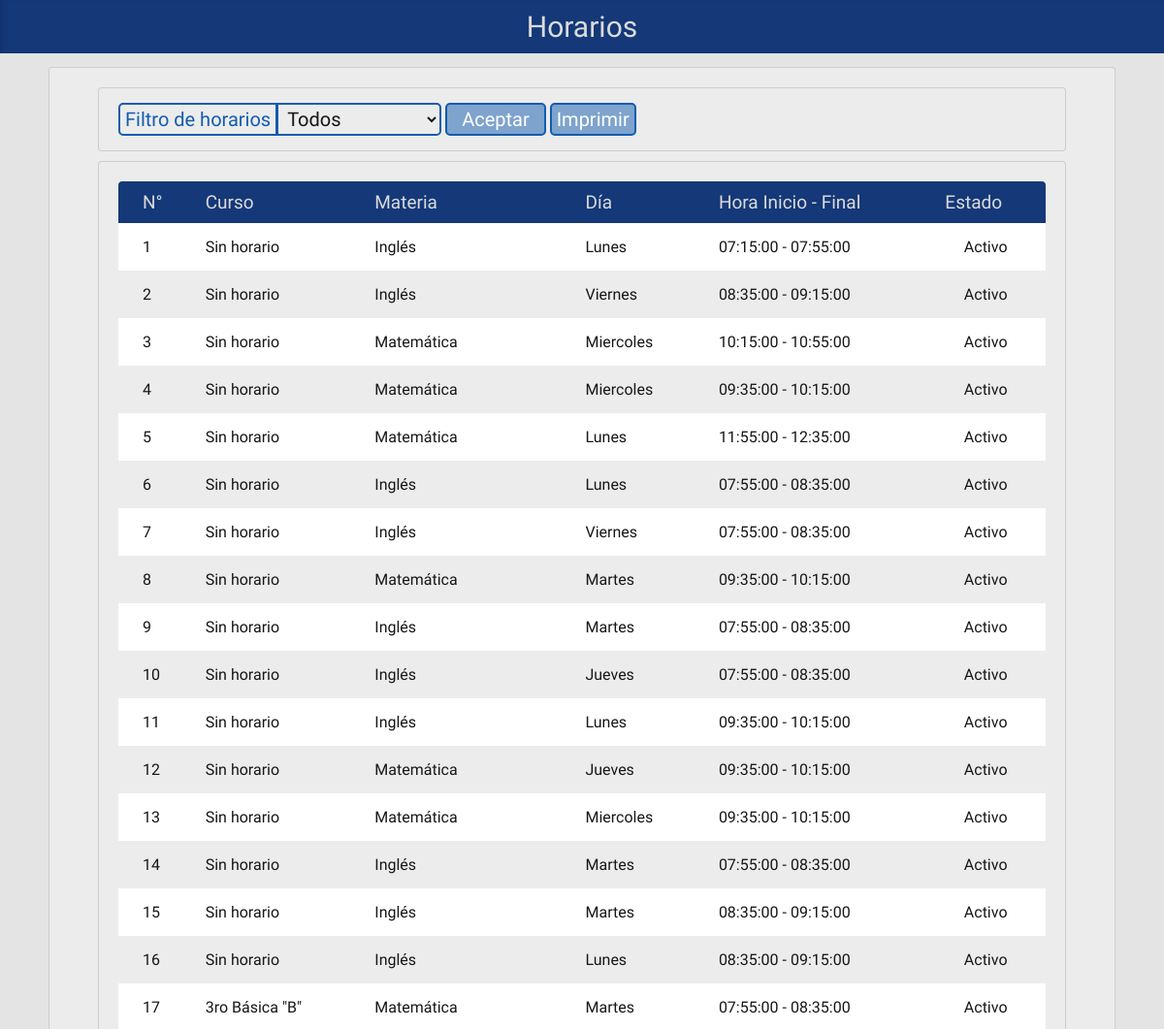
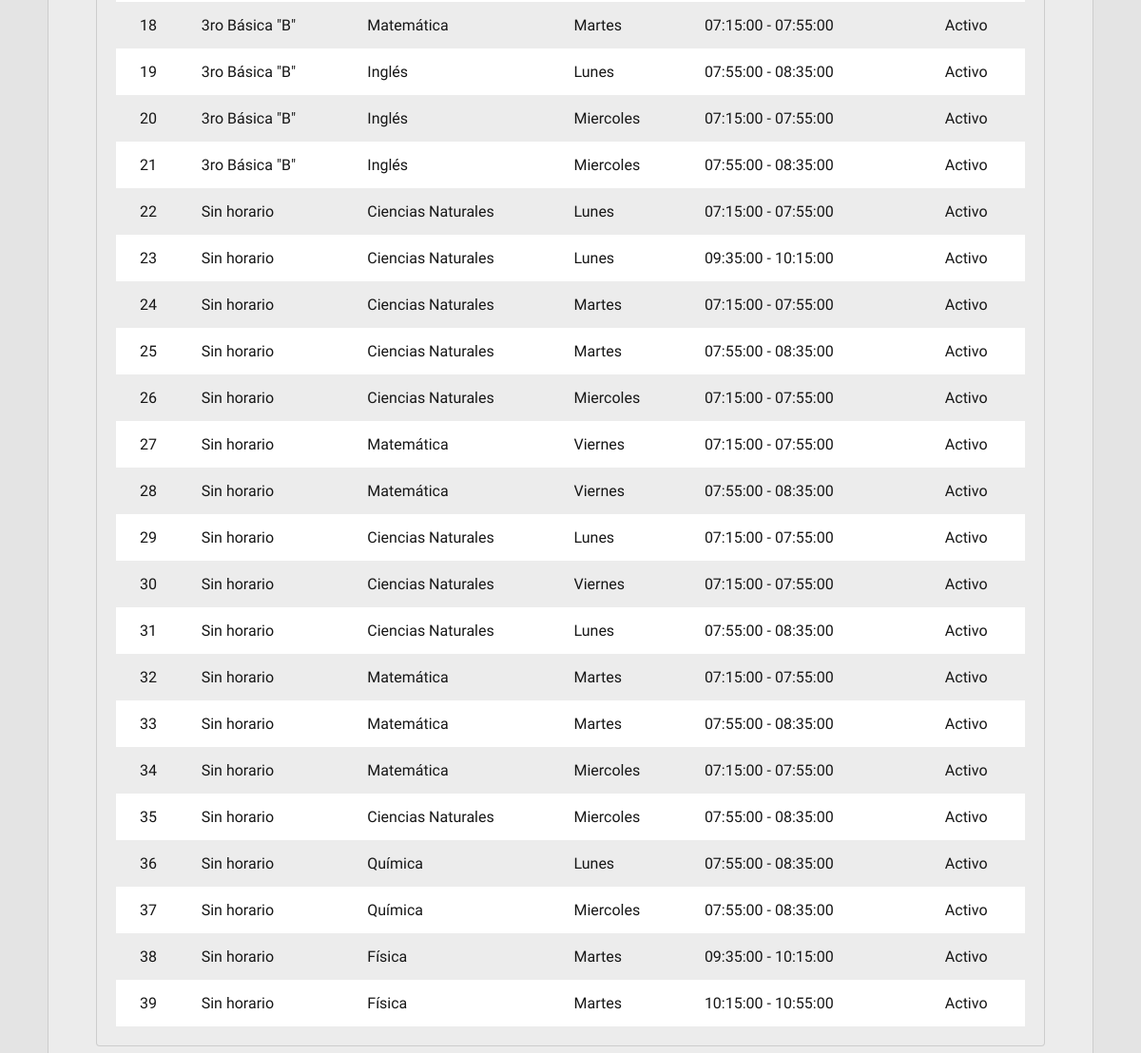
/proyecto/php/solicitar_horario.php (signed in), run on the app's committed database (2 pictures, top to bottom).
### tables this page shows
CREATE TABLE `horarios_materias` (
  `HMA_CODIGO` int(4) NOT NULL,
  `HOR_CODIGO` int(2) NOT NULL,
  `MAT_CODIGO` int(2) NOT NULL,
  `DIA_CODIGO` int(1) NOT NULL,
  `HMA_HORAINICIO` time NOT NULL,
  `HMA_HORAFIN` time NOT NULL,
  `HMA_ESTADO` int(1) NOT NULL DEFAULT '1'
);

CREATE TABLE `horarios` (
  `HOR_CODIGO` int(2) NOT NULL,
  `SUP_CODIGO` int(2) NOT NULL,
  `HOR_ALECTIVO` varchar(9) NOT NULL,
  `HOR_ESTADO` int(1) NOT NULL DEFAULT '1'
);

CREATE TABLE `materias` (
  `MAT_CODIGO` int(2) NOT NULL,
  `DOC_CODIGO` int(2) DEFAULT NULL,
  `MAT_NOMBRE` varchar(35) NOT NULL,
  `MAT_AREA` varchar(30) NOT NULL,
  `MAT_CARGAHORARIA` int(2) NOT NULL,
  `NIV_CODIGO` int(2) NOT NULL,
  `MAT_ESTADO` int(1) NOT NULL DEFAULT '1'
);

CREATE TABLE `dias` (
  `DIA_CODIGO` int(1) NOT NULL,
  `DIA_NOMBRE` varchar(25) NOT NULL,
  `DIA_ESTADO` int(1) NOT NULL DEFAULT '1'
);

CREATE TABLE `paralelo` (
  `AUL_CODIGO` int(2) NOT NULL,
  `HOR_CODIGO` int(2) DEFAULT NULL,
  `AUL_NOMBRE` varchar(30) NOT NULL,
  `AUL_CURSO` varchar(20) NOT NULL,
  `NIV_CODIGO` int(2) DEFAULT NULL,
  `AUL_ESTADO` int(1) NOT NULL DEFAULT '1'
);

### proyecto/php/solicitar_horario.php (the view, shortened to what this page needs)
<!doctype html>
<html>
<head>
	<link href="../css/estiloMostrar.css" rel="stylesheet" type="text/css">
	<link rel="stylesheet" href="https://use.fontawesome.com/releases/v5.8.1/css/all.css">
</head>
<body>
<div class="contenedor">
	<div class="cabeza">Horarios</div>
	<?php
	$conn = new mysqli( "localhost", "admin", "admin", "horarios" );
	$result = mysqli_query( $conn, "Select * From horarios_materias o, horarios h, dias d, materias m, paralelo p Where o.HOR_CODIGO = h.HOR_CODIGO and o.DIA_CODIGO = D.DIA_CODIGO and o.MAT_CODIGO = m.MAT_CODIGO and p.HOR_CODIGO = h.HOR_CODIGO");
	?>
	<div class="cuerpo">
	<div class="opciones">
		<div class="bloque"><form id="form1" name="form1" method="post" action="#">
			<label class="filtro" for="select">Filtro de horarios</label>
			<select name="estado" class="filtro">
				<option value="Todos" selected>Todos</option>
			</select>
			<input type="submit" value="Aceptar">
			<a href="../impresion/final/index.php"><input type="button" value="Imprimir"></a>
		</form></div>
	</div>
	<div class="cont-tabla">
	<table>
		<thead>
			<tr>
				<th>N°</th>
				<th>Curso</th>
				<th>Materia</th>
				<th>Día</th>
				<th>Hora Inicio - Final</th>
				<th>Estado</th>
			</tr>
		</thead>
		<tbody>
			<?php
			$estado = $_POST[ 'estado' ];
			if ( $estado == 'Todos' ||  $estado == '') {
				$cont = 1;
				while ( $row = mysqli_fetch_array( $result ) ) {
					echo '<tr><td>' . $cont . '</td>';
					if($row['HOR_ESTADO']=='1' && $row['AUL_ESTADO']=='1'){$curso = $row[ "AUL_CURSO" ]. ' "'.  $row[ "AUL_NOMBRE" ] .'" ';}
					else {$curso = "Sin horario";}
					echo '<td>' . $curso . '</td>';
					if($row['MAT_ESTADO']=='1'){$mat = $row['MAT_NOMBRE'];}
					else {$mat = "Ninguno";}
					echo '<td>' .$mat. '</td>';
					echo '<td>' .$row['DIA_NOMBRE']. '</td>';
					if($row['HMA_ESTADO']=='1'){$doc = $row[ "HMA_HORAINICIO" ] . ' - ' . $row[ "HMA_HORAFIN" ];}
					else {$doc = "Ninguno";}
					echo '<td>' .$doc. '</td>';
					if($row['HMA_ESTADO']=='1'){$est = 'Activo';}
					else {$est = "Inactivo";}
					echo '<td>' .$est. '</td></tr>';
					$cont++;
				}
			}
			?>
		</tbody>
	</table>
	</div>
	</div>
</div>
</body>
</html>

### proyecto/css/estiloMostrar.css (style rules this page uses)
:root { --base: rgba(20,56,120,1.00); --base2: rgba(19,92,175,1.00); --base2-semitransp: rgba(19,92,175,0.50); --sec: rgba(204,180,11,1.00); --activo: rgba(27,78,168,1.00); --selec: rgba(21,60,129,1.00); --texto: rgba(219,219,219,1.00); --azul-claro: rgba(19,92,175,1.00); --azul: rgba(24,63,155,1.00); --confirm: rgba(192,91,39,1.00); --elimin: rgba(163,33,35,1.00); --confirm2: rgba(108,39,184,1.00); --confirm-osc: rgba(160,75,32,1.00); --fondo: rgba(228,228,228,1.00); --fondo2: rgba(236,236,236,1.00); }
* { margin: 0; padding: 0; font-family: 'Hind Siliguri', sans-serif; }
body { background-color: var(--fondo); }
.contenedor { display: flex; flex-direction: column; flex-wrap: wrap; justify-content: flex-start; align-items: normal; align-content: stretch; max-width: 100%; }
.cabeza { display: block; text-align: center; background-color: var(--base); color: var(--texto); font-size: 30px; font-weight: 400; padding: 10px 0; width: 100%; box-shadow: inset 6px 0px 9px -8px rgba(10,31,68,0.70); }
.cuerpo { display: flex; flex-direction: column; flex-wrap: wrap; justify-content: flex-start; align-items: normal; align-content: stretch; max-width: 100%; margin: 14px 50px; padding: 10px 40px; border: 1px solid rgba(159,159,159,0.40); border-radius: 4px; background-color: var(--fondo2); }
.cont-tabla { display: block; float: left; max-width: 100%; height: 100%; padding: 20px 20px; margin: 5px 10px 10px; border: 1px solid rgba(159,159,159,0.40); border-radius: 4px; background-color: var(--fondo2); }
.cuerpo > .opciones { display: flex; justify-content: space-between; max-width: 100%; padding: 10px 20px; margin: 10px 10px 5px; border: 1px solid rgba(159,159,159,0.40); border-radius: 4px; background-color: var(--fondo2); }
.opciones { display: flex; justify-content: flex-end; max-width: 100%; padding: 10px 20px; margin: 10px 10px 5px; border: 1px solid rgba(159,159,159,0.40); border-radius: 4px; background-color: var(--fondo2); }
.bloque { display: inline-block; }
.filtro { margin-bottom:20px; }
table { background-color: white; text-align: left; border-collapse: collapse; width: 100%; }
th { font-size: 19px; font-weight: 400; padding: 10px 20px; }
th:first-child { border-radius: 4px 0 0 0; padding: 10px 10px 10px 25px; }
th:last-child { border-radius: 0 4px 0 0; }
td { padding: 15px 20px; font-size: 16px; font-weight: 500; color: rgba(23,23,23,1.00); }
td:first-child { padding: 10px 10px 10px 25px; }
td:last-child { text-align: center; }
thead { background-color: var(--base); color: var(--texto); }
tr:nth-child(even) { background-color: var(--fondo2); }
select.filtro { background: none; color: #161616; border: none; border: solid 2px var(--base2); border-radius: 0 5px 5px 0; margin: 5px 0; padding: 2px 5px; width: 170px; font-size: 20px; transition: all 0.3s; outline: none; }
input::placeholder { background: none; color:rgba(42,42,42,0.44); font-size: 20px; }
label.filtro { font-size: 20px; color: var(--base2); border: none; border: solid 2px var(--base2); padding: 3px 5px; border-radius: 5px 0 0 5px; margin-right: -5px; }
select { background: none; color: #161616; border: none; border: solid 2px var(--base2); border-radius: 5px; margin: 5px 0 15px 0; padding: 2px 5px; width: 98.5%; font-size: 20px; transition: all 0.3s; }
label { font-size: 20px; color: var(--base2); }
[type=button], [type=submit], [type=reset] { background-color: var(--base2-semitransp); border-radius: 5px; border: 2px var(--base2) solid; color: white; padding: 3px 5px; cursor: pointer; transition: all 0.1s; font-size: 20px; text-decoration: none; }
[type=submit], #idcancelar > [type=button] { padding: 3px 15px; }

### data on the page
horarios_materias: HOR_CODIGO.HOR_ESTADO "Sin horario", MAT_CODIGO.MAT_NOMBRE "Inglés", DIA_CODIGO.DIA_NOMBRE "Lunes", doc "07:15:00 - 07:55:00", HMA_ESTADO "Activo"
horarios_materias: HOR_CODIGO.HOR_ESTADO "Sin horario", MAT_CODIGO.MAT_NOMBRE "Inglés", DIA_CODIGO.DIA_NOMBRE "Viernes", doc "08:35:00 - 09:15:00", HMA_ESTADO "Activo"
horarios_materias: HOR_CODIGO.HOR_ESTADO "Sin horario", MAT_CODIGO.MAT_NOMBRE "Matemática", DIA_CODIGO.DIA_NOMBRE "Miercoles", doc "10:15:00 - 10:55:00", HMA_ESTADO "Activo"
horarios_materias: HOR_CODIGO.HOR_ESTADO "Sin horario", MAT_CODIGO.MAT_NOMBRE "Matemática", DIA_CODIGO.DIA_NOMBRE "Miercoles", doc "09:35:00 - 10:15:00", HMA_ESTADO "Activo"
horarios_materias: HOR_CODIGO.HOR_ESTADO "Sin horario", MAT_CODIGO.MAT_NOMBRE "Matemática", DIA_CODIGO.DIA_NOMBRE "Lunes", doc "11:55:00 - 12:35:00", HMA_ESTADO "Activo"
horarios_materias: HOR_CODIGO.HOR_ESTADO "Sin horario", MAT_CODIGO.MAT_NOMBRE "Inglés", DIA_CODIGO.DIA_NOMBRE "Lunes", doc "07:55:00 - 08:35:00", HMA_ESTADO "Activo"
horarios_materias: HOR_CODIGO.HOR_ESTADO "Sin horario", MAT_CODIGO.MAT_NOMBRE "Inglés", DIA_CODIGO.DIA_NOMBRE "Viernes", doc "07:55:00 - 08:35:00", HMA_ESTADO "Activo"
horarios_materias: HOR_CODIGO.HOR_ESTADO "Sin horario", MAT_CODIGO.MAT_NOMBRE "Matemática", DIA_CODIGO.DIA_NOMBRE "Martes", doc "09:35:00 - 10:15:00", HMA_ESTADO "Activo"
horarios_materias: HOR_CODIGO.HOR_ESTADO "Sin horario", MAT_CODIGO.MAT_NOMBRE "Inglés", DIA_CODIGO.DIA_NOMBRE "Martes", doc "07:55:00 - 08:35:00", HMA_ESTADO "Activo"
horarios_materias: HOR_CODIGO.HOR_ESTADO "Sin horario", MAT_CODIGO.MAT_NOMBRE "Inglés", DIA_CODIGO.DIA_NOMBRE "Jueves", doc "07:55:00 - 08:35:00", HMA_ESTADO "Activo"
horarios_materias: HOR_CODIGO.HOR_ESTADO "Sin horario", MAT_CODIGO.MAT_NOMBRE "Inglés", DIA_CODIGO.DIA_NOMBRE "Lunes", doc "09:35:00 - 10:15:00", HMA_ESTADO "Activo"
horarios_materias: HOR_CODIGO.HOR_ESTADO "Sin horario", MAT_CODIGO.MAT_NOMBRE "Matemática", DIA_CODIGO.DIA_NOMBRE "Jueves", doc "09:35:00 - 10:15:00", HMA_ESTADO "Activo"
horarios_materias: HOR_CODIGO.HOR_ESTADO "Sin horario", MAT_CODIGO.MAT_NOMBRE "Matemática", DIA_CODIGO.DIA_NOMBRE "Miercoles", doc "09:35:00 - 10:15:00", HMA_ESTADO "Activo"
horarios_materias: HOR_CODIGO.HOR_ESTADO "Sin horario", MAT_CODIGO.MAT_NOMBRE "Inglés", DIA_CODIGO.DIA_NOMBRE "Martes", doc "07:55:00 - 08:35:00", HMA_ESTADO "Activo"
horarios_materias: HOR_CODIGO.HOR_ESTADO "Sin horario", MAT_CODIGO.MAT_NOMBRE "Inglés", DIA_CODIGO.DIA_NOMBRE "Martes", doc "08:35:00 - 09:15:00", HMA_ESTADO "Activo"
horarios_materias: HOR_CODIGO.HOR_ESTADO "Sin horario", MAT_CODIGO.MAT_NOMBRE "Inglés", DIA_CODIGO.DIA_NOMBRE "Lunes", doc "08:35:00 - 09:15:00", HMA_ESTADO "Activo"
horarios_materias: paralelo.AUL_CURSO+AUL_NOMBRE "3ro Básica \"B\"", MAT_CODIGO.MAT_NOMBRE "Matemática", DIA_CODIGO.DIA_NOMBRE "Martes", doc "07:55:00 - 08:35:00", HMA_ESTADO "Activo"
horarios_materias: paralelo.AUL_CURSO+AUL_NOMBRE "3ro Básica \"B\"", MAT_CODIGO.MAT_NOMBRE "Matemática", DIA_CODIGO.DIA_NOMBRE "Martes", doc "07:15:00 - 07:55:00", HMA_ESTADO "Activo"
horarios_materias: paralelo.AUL_CURSO+AUL_NOMBRE "3ro Básica \"B\"", MAT_CODIGO.MAT_NOMBRE "Inglés", DIA_CODIGO.DIA_NOMBRE "Lunes", doc "07:55:00 - 08:35:00", HMA_ESTADO "Activo"
horarios_materias: paralelo.AUL_CURSO+AUL_NOMBRE "3ro Básica \"B\"", MAT_CODIGO.MAT_NOMBRE "Inglés", DIA_CODIGO.DIA_NOMBRE "Miercoles", doc "07:15:00 - 07:55:00", HMA_ESTADO "Activo"
horarios_materias: paralelo.AUL_CURSO+AUL_NOMBRE "3ro Básica \"B\"", MAT_CODIGO.MAT_NOMBRE "Inglés", DIA_CODIGO.DIA_NOMBRE "Miercoles", doc "07:55:00 - 08:35:00", HMA_ESTADO "Activo"
horarios_materias: HOR_CODIGO.HOR_ESTADO "Sin horario", MAT_CODIGO.MAT_NOMBRE "Ciencias Naturales", DIA_CODIGO.DIA_NOMBRE "Lunes", doc "07:15:00 - 07:55:00", HMA_ESTADO "Activo"
horarios_materias: HOR_CODIGO.HOR_ESTADO "Sin horario", MAT_CODIGO.MAT_NOMBRE "Ciencias Naturales", DIA_CODIGO.DIA_NOMBRE "Lunes", doc "09:35:00 - 10:15:00", HMA_ESTADO "Activo"
horarios_materias: HOR_CODIGO.HOR_ESTADO "Sin horario", MAT_CODIGO.MAT_NOMBRE "Ciencias Naturales", DIA_CODIGO.DIA_NOMBRE "Martes", doc "07:15:00 - 07:55:00", HMA_ESTADO "Activo"
horarios_materias: HOR_CODIGO.HOR_ESTADO "Sin horario", MAT_CODIGO.MAT_NOMBRE "Ciencias Naturales", DIA_CODIGO.DIA_NOMBRE "Martes", doc "07:55:00 - 08:35:00", HMA_ESTADO "Activo"
horarios_materias: HOR_CODIGO.HOR_ESTADO "Sin horario", MAT_CODIGO.MAT_NOMBRE "Ciencias Naturales", DIA_CODIGO.DIA_NOMBRE "Miercoles", doc "07:15:00 - 07:55:00", HMA_ESTADO "Activo"
horarios_materias: HOR_CODIGO.HOR_ESTADO "Sin horario", MAT_CODIGO.MAT_NOMBRE "Matemática", DIA_CODIGO.DIA_NOMBRE "Viernes", doc "07:15:00 - 07:55:00", HMA_ESTADO "Activo"
horarios_materias: HOR_CODIGO.HOR_ESTADO "Sin horario", MAT_CODIGO.MAT_NOMBRE "Matemática", DIA_CODIGO.DIA_NOMBRE "Viernes", doc "07:55:00 - 08:35:00", HMA_ESTADO "Activo"
horarios_materias: HOR_CODIGO.HOR_ESTADO "Sin horario", MAT_CODIGO.MAT_NOMBRE "Ciencias Naturales", DIA_CODIGO.DIA_NOMBRE "Lunes", doc "07:15:00 - 07:55:00", HMA_ESTADO "Activo"
horarios_materias: HOR_CODIGO.HOR_ESTADO "Sin horario", MAT_CODIGO.MAT_NOMBRE "Ciencias Naturales", DIA_CODIGO.DIA_NOMBRE "Viernes", doc "07:15:00 - 07:55:00", HMA_ESTADO "Activo"
horarios_materias: HOR_CODIGO.HOR_ESTADO "Sin horario", MAT_CODIGO.MAT_NOMBRE "Ciencias Naturales", DIA_CODIGO.DIA_NOMBRE "Lunes", doc "07:55:00 - 08:35:00", HMA_ESTADO "Activo"
horarios_materias: HOR_CODIGO.HOR_ESTADO "Sin horario", MAT_CODIGO.MAT_NOMBRE "Matemática", DIA_CODIGO.DIA_NOMBRE "Martes", doc "07:15:00 - 07:55:00", HMA_ESTADO "Activo"
horarios_materias: HOR_CODIGO.HOR_ESTADO "Sin horario", MAT_CODIGO.MAT_NOMBRE "Matemática", DIA_CODIGO.DIA_NOMBRE "Martes", doc "07:55:00 - 08:35:00", HMA_ESTADO "Activo"
horarios_materias: HOR_CODIGO.HOR_ESTADO "Sin horario", MAT_CODIGO.MAT_NOMBRE "Matemática", DIA_CODIGO.DIA_NOMBRE "Miercoles", doc "07:15:00 - 07:55:00", HMA_ESTADO "Activo"
horarios_materias: HOR_CODIGO.HOR_ESTADO "Sin horario", MAT_CODIGO.MAT_NOMBRE "Ciencias Naturales", DIA_CODIGO.DIA_NOMBRE "Miercoles", doc "07:55:00 - 08:35:00", HMA_ESTADO "Activo"
horarios_materias: HOR_CODIGO.HOR_ESTADO "Sin horario", MAT_CODIGO.MAT_NOMBRE "Química", DIA_CODIGO.DIA_NOMBRE "Lunes", doc "07:55:00 - 08:35:00", HMA_ESTADO "Activo"
horarios_materias: HOR_CODIGO.HOR_ESTADO "Sin horario", MAT_CODIGO.MAT_NOMBRE "Química", DIA_CODIGO.DIA_NOMBRE "Miercoles", doc "07:55:00 - 08:35:00", HMA_ESTADO "Activo"
horarios_materias: HOR_CODIGO.HOR_ESTADO "Sin horario", MAT_CODIGO.MAT_NOMBRE "Física", DIA_CODIGO.DIA_NOMBRE "Martes", doc "09:35:00 - 10:15:00", HMA_ESTADO "Activo"
horarios_materias: HOR_CODIGO.HOR_ESTADO "Sin horario", MAT_CODIGO.MAT_NOMBRE "Física", DIA_CODIGO.DIA_NOMBRE "Martes", doc "10:15:00 - 10:55:00", HMA_ESTADO "Activo"
